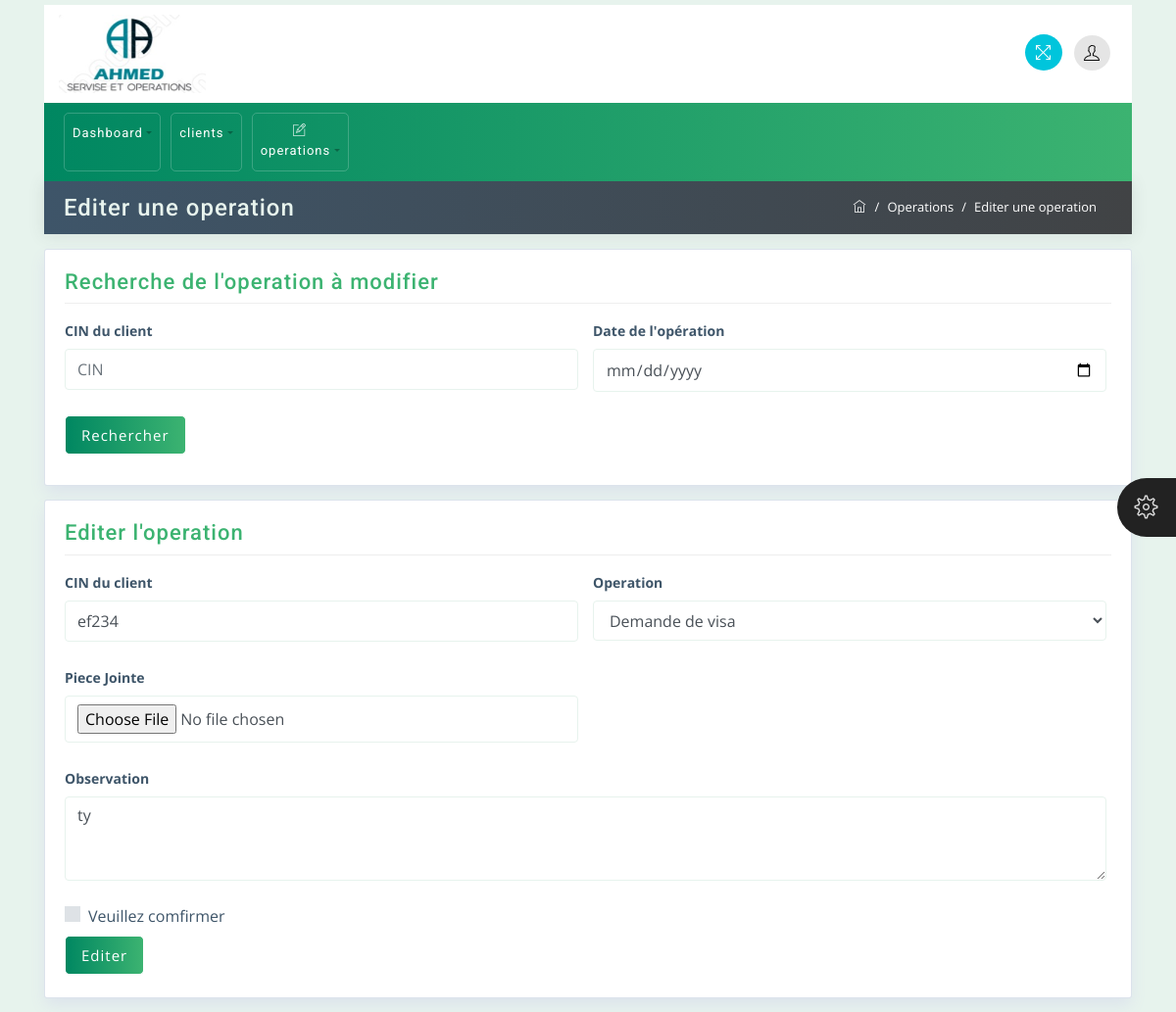
/edit_operation/14/, run on an earlier commit of the app's database.
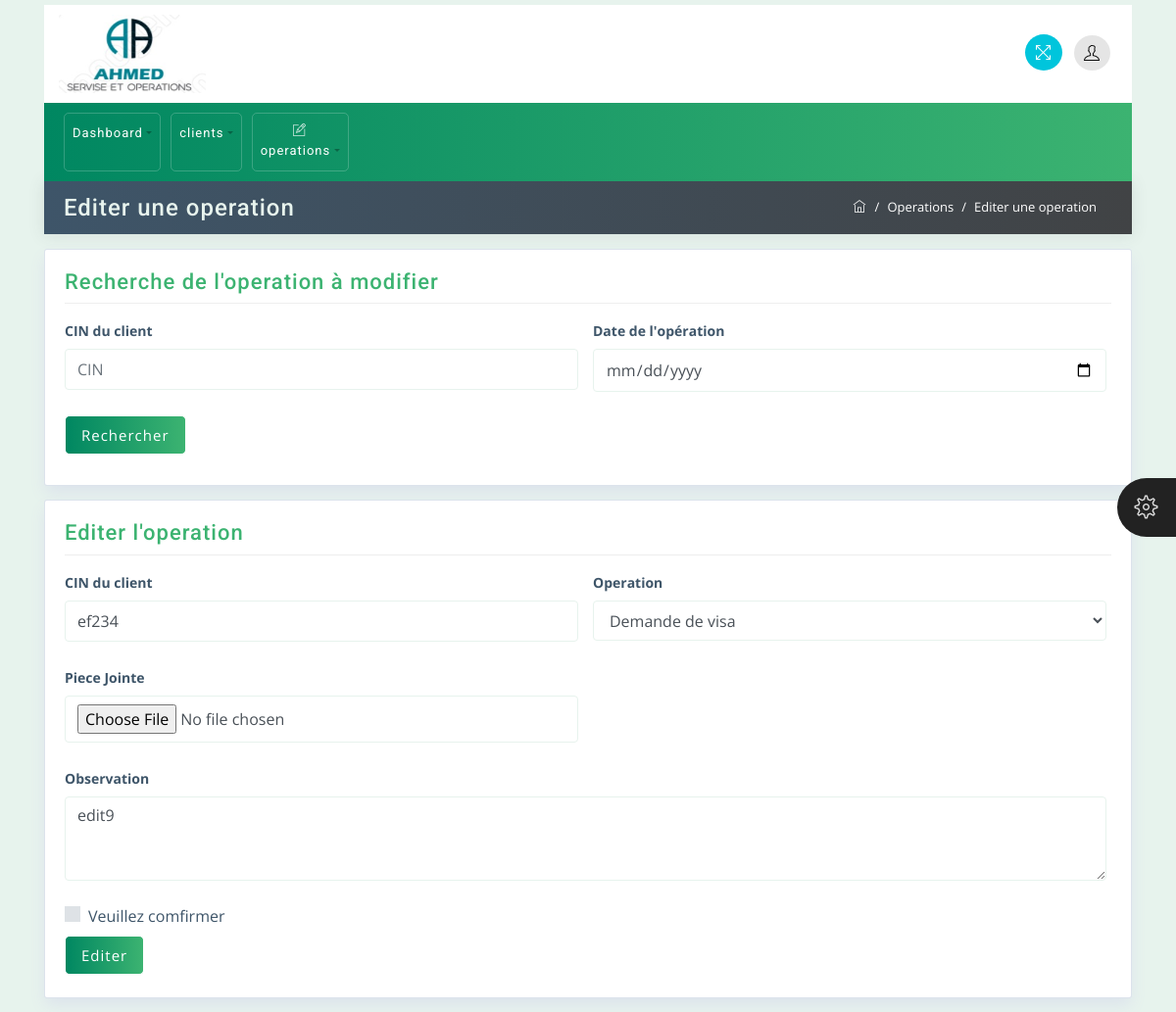
And on a later commit of the database.
### employe/models.py (models this page shows, shortened)
class Operation(models.Model):
    client_id = models.CharField(max_length=100)
    operation = models.CharField(max_length=100)
    operation_date = models.DateField(default=timezone.now)
    observation = models.TextField()
    piece_jointe = models.FileField(upload_to='piece_jointe/')
    confirmed = models.BooleanField(default=False)

### employe/views.py (the view, shortened to what this page needs)
# urls.py: path('edit_operation/', views.edit_operation, name='edit_operation'),
def edit_operation(request, operation_id=None):
    operation = None
    if operation_id:
        operation = get_object_or_404(Operation, id=operation_id)
    context = {
        'operation': operation
    }
    return render(request, 'client/edit_operation.html', context)

### employe/templates/client/edit_operation.html (shortened to what the changed rows need)
{% extends 'base.html' %}
{% block content %}
<div class="container">
    <div class="row">
        {% if operation %}
        <div class="col-md-12">
            <div class="widget-area-2 proclinic-box-shadow">
                <h3 class="widget-title">Editer l'operation</h3>
                <form method="POST" action="{% url 'employe:edit_operation_with_id' operation.id %}" enctype="multipart/form-data" >
                    <div class="form-row">
                        <div class="form-group col-md-6">
                            <label for="client-id">CIN du client </label>
                            <input type="text" class="form-control" placeholder="CIN" id="client-id" name="client_id" value="{{ operation.client_id }}">
                        </div>
                        <div class="form-group col-md-6">
                            <label for="operation">Operation</label>
                            <select class="form-control" id="operation" name="operation">
                                <option value="Demande de visa" {% if operation.operation == "Demande de visa" %}selected{% endif %}>Demande de visa</option>
                            </select>
                        </div>
                        <div class="form-group col-md-6">
                            <label for="piece-jointe">Piece Jointe</label>
                            <input type="file" class="form-control" id="piece-jointe" name="piece_jointe">
                        </div>
                        <div class="form-group col-md-12">
                            <label for="observation">Observation</label>
                            <textarea placeholder="observation" class="form-control" id="observation" rows="3" name="observation">{{ operation.observation }}</textarea>
                        </div>
                        <div class="form-check col-md-12 mb-2">
                            <div class="text-left">
                                <div class="custom-control custom-checkbox">
                                    <label class="custom-control-label" for="ex-check-2">Veuillez comfirmer</label>
                                </div>
                            </div>
                        </div>
                        <div class="form-group col-md-6 mb-3">
                            <button type="submit" class="btn btn-primary btn-lg">Editer</button>
                        </div>
                    </div>
                </form>
            </div>
        </div>
        {% endif %}
    </div>
</div>
{% endblock %}

What changed in the data, as far as the page shows it:
changed Operation "ef234": observation "ty" → "edit9"
